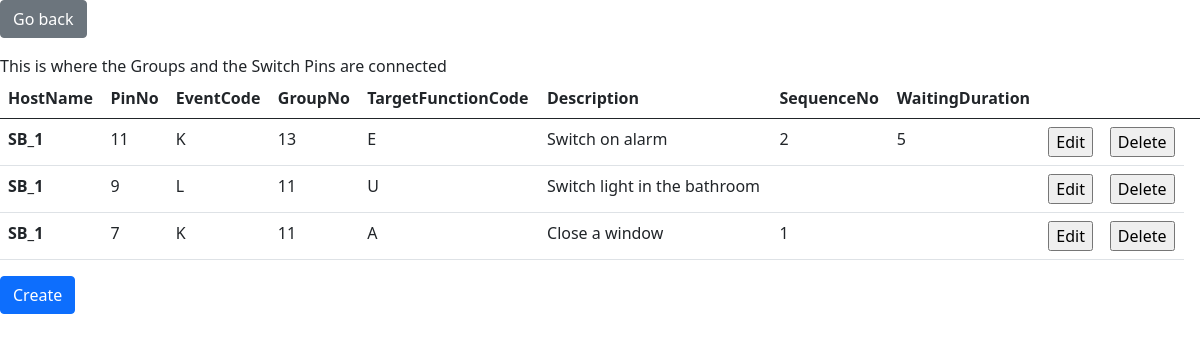
The page /switchExecute.php?HostName=SB_1 (signed in) on the database as committed earlier.
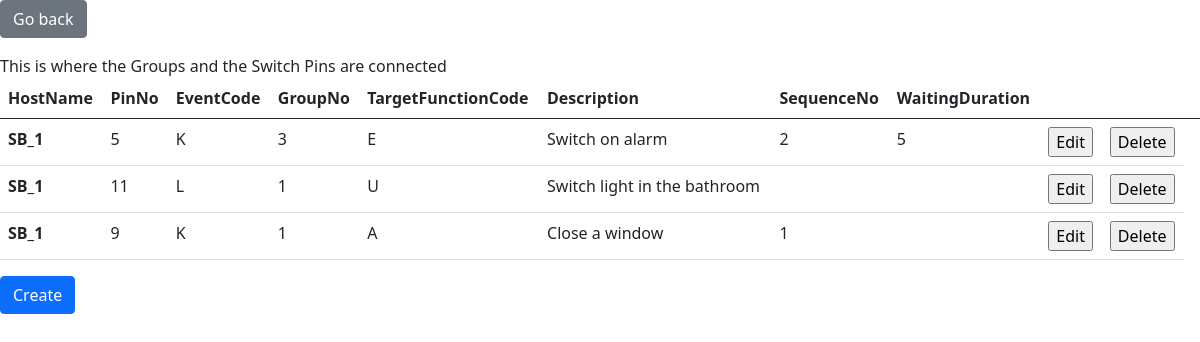
The same page on the database as committed later.
### tables this page shows
CREATE TABLE `switchexecute` (
  `SwitchExecuteId` int NOT NULL AUTO_INCREMENT,
  `HostName` VARCHAR(16) DEFAULT NULL,
  `PinNo` int DEFAULT NULL,
  `EventCode` VARCHAR(1) NOT NULL,
  `GroupNo` int(11) DEFAULT NULL,
  `TargetFunctionCode` VARCHAR(1) NOT NULL,
  `Description` VARCHAR(50) NOT NULL,
  `SequenceNo` INT DEFAULT NULL,
  `WaitingDuration` INT DEFAULT NULL,
  PRIMARY KEY(`SwitchExecuteId`),
  CONSTRAINT `se_ibfk_1` FOREIGN KEY(`HostName`) REFERENCES `smartboxes` (`HostName`) ON UPDATE CASCADE ON DELETE CASCADE,
  CONSTRAINT `se_ibfk_2` FOREIGN KEY(`PinNo`) REFERENCES `pins` (`PinNo`) ON UPDATE CASCADE ON DELETE CASCADE,
  CONSTRAINT `se_ibfk_3` FOREIGN KEY(`EventCode`) REFERENCES `events` (`EventCode`) ON UPDATE CASCADE ON DELETE CASCADE,  
  CONSTRAINT `se_ibfk_4` FOREIGN KEY(`GroupNo`) REFERENCES `groups` (`GroupNo`) ON UPDATE CASCADE ON DELETE CASCADE
);

### switchExecute.php (the view, shortened to what this page needs)
<?php
    include_once "htmlHead.php";
    include_once "databaseConnect.php";
?>
    <body>
        <div class="">
            <form action="" method="post">
                <input type="submit" class="btn btn-secondary mb-3" value="Go back">
            </form>
        </div>
        <div>This is where the Groups and the Switch Pins are connected</div>
        <?php
            $sqlSelect = $connection->prepare("SELECT * from switchexecute WHERE HostName=?");
            $sqlSelect->bind_param("s", $_GET["HostName"]);
            $sqlSelect->execute();
            $result = $sqlSelect->get_result();
            if ($result) {
                ?>
                <table class="table">
                    <thead>
                        <tr>
                            <th scope="col">HostName</th>
                            <th scope="col">PinNo</th>
                            <th scope="col">EventCode</th>
                            <th scope="col">GroupNo</th>
                            <th scope="col">TargetFunctionCode</th>
                            <th scope="col">Description</th>
                            <th scope="col">SequenceNo</th>
                            <th scope="col">WaitingDuration</th>
                            <th scope="col"></th>
                            <th scope="col"></th>
                            <th scope="col"></th>
                        </tr>
                    </thead>
                    <tbody>
                        <?php
                        while ($row = $result->fetch_assoc()) {?>
                            <tr>
                                <th scope="row"><?= $row["HostName"] ?></th>
                                <td><?= $row["PinNo"] ?></td>
                                <td><?= $row["EventCode"] ?></td>
                                <td><?= $row["GroupNo"] ?></td>
                                <td><?= $row["TargetFunctionCode"] ?></td>
                                <td><?= $row["Description"] ?></td>
                                <td><?= $row["SequenceNo"] ?></td>
                                <td><?= $row["WaitingDuration"] ?></td>
                                <?php if($_SESSION["userIsAdmin"]==1){?>
                                    <td>
                                        <form method="POST">
                                            <input type="submit" value="Edit">
                                        </form>
                                    </td>
                                    <td>
                                        <form method="POST">
                                            <input type="submit" value="Delete">
                                        </form>
                                    </td>
                                <?php }?>
                            </tr>
                        <?php }?>
                    </tbody>
                </table>
<?php
            }  else {
                print "Something went wrong selecting data";
            }
        ?>
    <form action="" method="post">
        <input type="submit" class="btn btn-primary" value="Create">
    </form>
    </body>
</html>

### htmlHead.php (shortened to what this page needs)
<!DOCTYPE html>
<html>
<head>
    <link href="https://cdn.jsdelivr.net/npm/bootstrap@5.0.2/dist/css/bootstrap.min.css" rel="stylesheet">
</head>

Rows that differ between the two databases and show on the page:
changed switchexecute "Switch on alarm": PinNo "11" → "5"; GroupNo "13" → "3"
changed switchexecute "Switch light in the bathroom": PinNo "9" → "11"; GroupNo "11" → "1"
changed switchexecute "Close a window": PinNo "7" → "9"; GroupNo "11" → "1"
